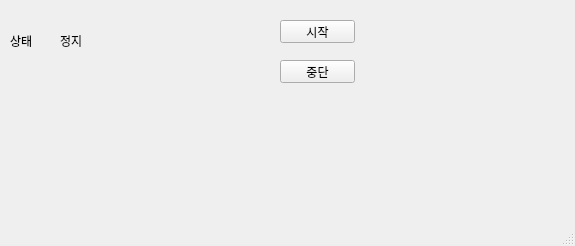
<?xml version="1.0" encoding="UTF-8"?>
<ui version="4.0">
 <class>MainWindow</class>
 <widget class="QMainWindow" name="MainWindow">
  <property name="geometry">
   <rect>
    <x>0</x>
    <y>0</y>
    <width>575</width>
    <height>246</height>
   </rect>
  </property>
  <property name="windowTitle">
   <string>MainWindow</string>
  </property>
  <widget class="QWidget" name="centralwidget">
   <widget class="QPushButton" name="startButton">
    <property name="geometry">
     <rect>
      <x>280</x>
      <y>20</y>
      <width>75</width>
      <height>23</height>
     </rect>
    </property>
    <property name="text">
     <string>시작</string>
    </property>
   </widget>
   <widget class="QPushButton" name="endButton">
    <property name="geometry">
     <rect>
      <x>280</x>
      <y>60</y>
      <width>75</width>
      <height>23</height>
     </rect>
    </property>
    <property name="text">
     <string>중단</string>
    </property>
   </widget>
   <widget class="QLabel" name="label">
    <property name="geometry">
     <rect>
      <x>10</x>
      <y>10</y>
      <width>51</width>
      <height>61</height>
     </rect>
    </property>
    <property name="text">
     <string>상태</string>
    </property>
   </widget>
   <widget class="QLabel" name="status">
    <property name="geometry">
     <rect>
      <x>60</x>
      <y>10</y>
      <width>141</width>
      <height>61</height>
     </rect>
    </property>
    <property name="text">
     <string>정지</string>
    </property>
   </widget>
  </widget>
  <widget class="QMenuBar" name="menubar">
   <property name="geometry">
    <rect>
     <x>0</x>
     <y>0</y>
     <width>575</width>
     <height>21</height>
    </rect>
   </property>
  </widget>
  <widget class="QStatusBar" name="statusbar"/>
 </widget>
 <resources/>
 <connections/>
</ui>
